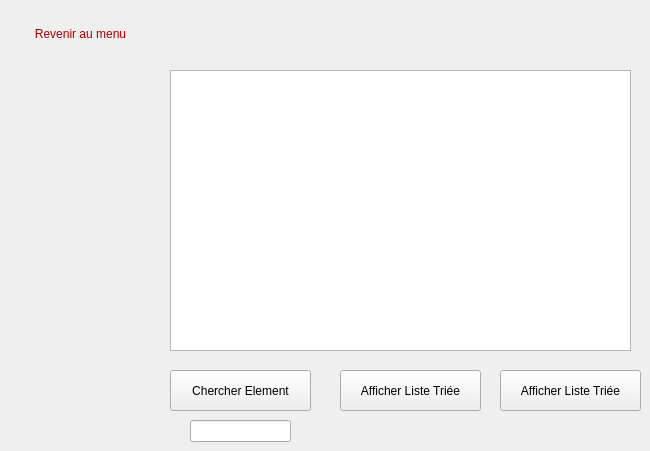
      <widget class="QWidget" name="page_15">
       <widget class="QPushButton" name="pushButton_58">
        <property name="geometry">
         <rect>
          <x>340</x>
          <y>370</y>
          <width>141</width>
          <height>41</height>
         </rect>
        </property>
        <property name="text">
         <string>Afficher Liste Triée</string>
        </property>
        <property name="icon">
         <iconset>
          <normaloff>:/haut.png</normaloff>:/haut.png</iconset>
        </property>
       </widget>
       <widget class="QPushButton" name="pushButton_59">
        <property name="geometry">
         <rect>
          <x>20</x>
          <y>20</y>
          <width>121</width>
          <height>28</height>
         </rect>
        </property>
        <property name="styleSheet">
         <string notr="true">color: rgb(170, 0, 0);
border-radius: 12px;
font: 9pt &quot;Rockwell&quot;;</string>
        </property>
        <property name="text">
         <string>Revenir au menu</string>
        </property>
       </widget>
       <widget class="QTableView" name="tableView_3">
        <property name="geometry">
         <rect>
          <x>170</x>
          <y>70</y>
          <width>461</width>
          <height>281</height>
         </rect>
        </property>
        <property name="styleSheet">
         <string notr="true">background-image: url(:/bckg2.jpg);</string>
        </property>
       </widget>
       <widget class="QPushButton" name="pushButton_60">
        <property name="geometry">
         <rect>
          <x>170</x>
          <y>370</y>
          <width>141</width>
          <height>41</height>
         </rect>
        </property>
        <property name="text">
         <string>Chercher Element</string>
        </property>
        <property name="icon">
         <iconset>
          <normaloff>:/rech.png</normaloff>:/rech.png</iconset>
        </property>
       </widget>
       <widget class="QLineEdit" name="rech_part">
        <property name="geometry">
         <rect>
          <x>190</x>
          <y>420</y>
          <width>101</width>
          <height>22</height>
         </rect>
        </property>
        <property name="styleSheet">
         <string notr="true">color: rgb(85, 85, 127);</string>
        </property>
        <property name="text">
         <string/>
        </property>
       </widget>
       <widget class="QPushButton" name="pushButton_61">
        <property name="geometry">
         <rect>
          <x>500</x>
          <y>370</y>
          <width>141</width>
          <height>41</height>
         </rect>
        </property>
        <property name="text">
         <string>Afficher Liste Triée</string>
        </property>
        <property name="icon">
         <iconset>
          <normaloff>:/bas.png</normaloff>:/bas.png</iconset>
        </property>
       </widget>
      </widget>
